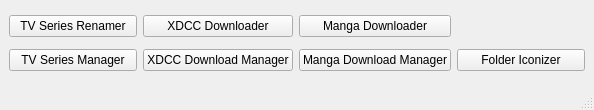
<?xml version="1.0" encoding="UTF-8"?>
<ui version="4.0">
 <class>StartPage</class>
 <widget class="QMainWindow" name="StartPage">
  <property name="geometry">
   <rect>
    <x>0</x>
    <y>0</y>
    <width>594</width>
    <height>110</height>
   </rect>
  </property>
  <property name="windowTitle">
   <string>MainWindow</string>
  </property>
  <widget class="QWidget" name="centralwidget">
   <layout class="QGridLayout" name="gridLayout">
    <item row="1" column="0">
     <widget class="QPushButton" name="tv_series_manager">
      <property name="text">
       <string>TV Series Manager</string>
      </property>
     </widget>
    </item>
    <item row="0" column="0">
     <widget class="QPushButton" name="tv_series_renamer">
      <property name="text">
       <string>TV Series Renamer</string>
      </property>
     </widget>
    </item>
    <item row="0" column="1">
     <widget class="QPushButton" name="xdcc_downloader">
      <property name="text">
       <string>XDCC Downloader</string>
      </property>
     </widget>
    </item>
    <item row="0" column="2">
     <widget class="QPushButton" name="manga_downloader">
      <property name="text">
       <string>Manga Downloader</string>
      </property>
     </widget>
    </item>
    <item row="1" column="4">
     <widget class="QPushButton" name="folder_iconizer">
      <property name="text">
       <string>Folder Iconizer</string>
      </property>
     </widget>
    </item>
    <item row="1" column="1">
     <widget class="QPushButton" name="xdcc_download_manager">
      <property name="text">
       <string>XDCC Download Manager</string>
      </property>
     </widget>
    </item>
    <item row="1" column="2">
     <widget class="QPushButton" name="manga_download_manager">
      <property name="text">
       <string>Manga Download Manager</string>
      </property>
     </widget>
    </item>
   </layout>
  </widget>
  <widget class="QStatusBar" name="statusbar"/>
 </widget>
 <resources/>
 <connections/>
</ui>
